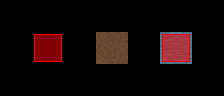

This is a level from a 2D game, rendered from its Tiled map with the project's own tilesets. A one-line summary and the map file follow, with tile-layer data summarised:
An orthogonal 7x3 tile map with 32x32 px tiles, 5 tile layers (ruleRegions, ruleSet, rule_Ground, rule_Over, ...), 4 tilesets.

<map version="1.0" orientation="orthogonal" width="7" height="3" tilewidth="32" tileheight="32">
 <tileset firstgid="1" name="collision" tilewidth="32" tileheight="32">
  <image source="../../graphics/tiles/collision.png" width="64" height="32" />
 </tileset>
 <tileset firstgid="3" name="set" tilewidth="32" tileheight="32">
  <image source="../../graphics/tiles/set_cave.png" width="64" height="64" />
 </tileset>
 <tileset firstgid="7" name="set_rules" tilewidth="32" tileheight="32">
  <image source="../../graphics/tiles/set_rules.png" width="32" height="32" />
 </tileset>
 <tileset firstgid="8" name="cave" tilewidth="32" tileheight="32">
  <image source="../../graphics/tiles/cave.png" width="512" height="256" />
 </tileset>
 <layer name="ruleRegions" width="7" height="3">
  <data>[21 cells, 3 non-empty, 1 distinct tile ids]</data>
 </layer>
 <layer name="ruleSet" width="7" height="3">
  <data>[21 cells, 3 non-empty, 3 distinct tile ids]</data>
 </layer>
 <layer name="rule_Ground" width="7" height="3">
  <data>[21 cells, 3 non-empty, 3 distinct tile ids]</data>
 </layer>
 <layer name="rule_Over" width="7" height="3">
  <data>[21 cells, 0 non-empty, 0 distinct tile ids]</data>
 </layer>
 <layer name="rule_collision" width="7" height="3">
  <data>[21 cells, 2 non-empty, 1 distinct tile ids]</data>
 </layer>
</map>
